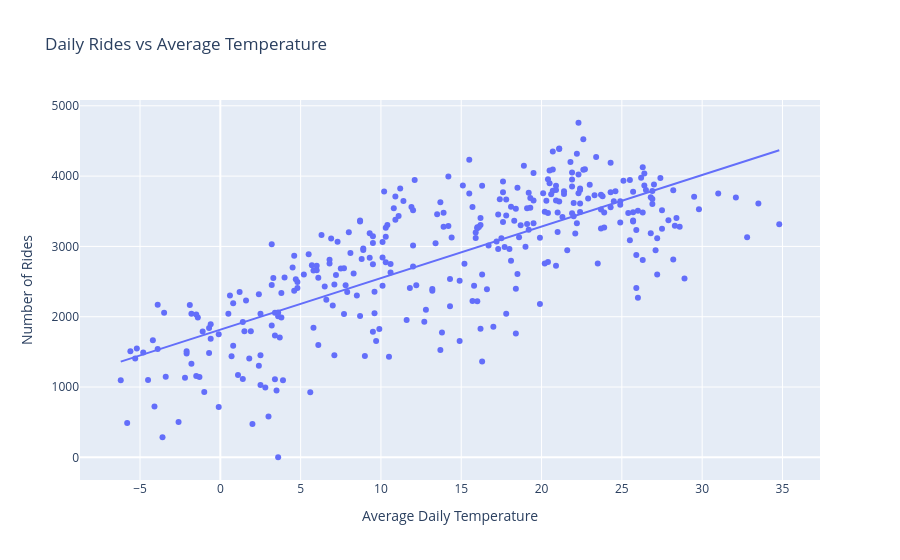

The notebook cell this image was saved under:
### Code cell
fig = px.scatter(
    bike_weather_daily,
    x="temperature_2m_mean",
    y="number_of_rides",
    trendline="ols",
    title="Daily Rides vs Average Temperature"
)

fig.update_layout(
    xaxis_title="Average Daily Temperature",
    yaxis_title="Number of Rides"
)

fig.show()

### Figure 1 — Plotly figure (JSON) as saved in the notebook; plotly's stock layout.template omitted (floating-point values rounded to 4 significant figures; data arrays with more than 128 entries replaced by an {"elided": "..."} marker saying what was removed)
{"data": [{"hovertemplate": "temperature_2m_mean=%{x}<br>number_of_rides=%{y}<extra></extra>", "legendgroup": "", "marker": {"color": "#636efa", "symbol": "circle"}, "mode": "markers", "name": "", "orientation": "v", "showlegend": false, "type": "scatter", "x": {"elided": "335 float values"}, "xaxis": "x", "y": {"elided": "335 int values"}, "yaxis": "y"}, {"hovertemplate": "<b>OLS trendline</b><br>number_of_rides = 73.3402 * temperature_2m_mean + 1816.11<br>R<sup>2</sup>=0.567986<br><br>temperature_2m_mean=%{x}<br>number_of_rides=%{y} <b>(trend)</b><extra></extra>", "legendgroup": "", "marker": {"color": "#636efa", "symbol": "circle"}, "mode": "lines", "name": "", "showlegend": false, "type": "scatter", "x": {"elided": "335 float values"}, "xaxis": "x", "y": {"elided": "335 float values"}, "yaxis": "y"}], "layout": {"legend": {"tracegroupgap": 0}, "title": {"text": "Daily Rides vs Average Temperature"}, "xaxis": {"anchor": "y", "domain": [0, 1], "title": {"text": "Average Daily Temperature"}}, "yaxis": {"anchor": "x", "domain": [0, 1], "title": {"text": "Number of Rides"}}}}
